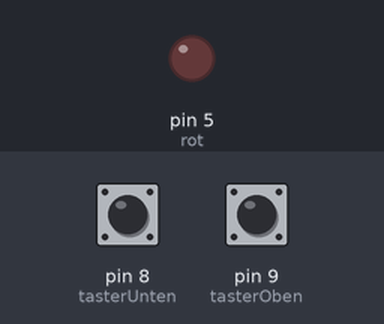
The sketch below on a simulated Arduino Uno, built with avr-gcc and run on an emulated ATmega328P. Shown: output pins drawn as LEDs (lit = HIGH). The inputs (shaded band) are chosen by the test bench; at power-on: pin 9 (tasterOben) HIGH, pin 8 (tasterUnten) HIGH.

Above: at 1.2 s.
1.3 s: pin 9 (tasterOben) pulled LOW for 0.15 s
At 2.5 s:
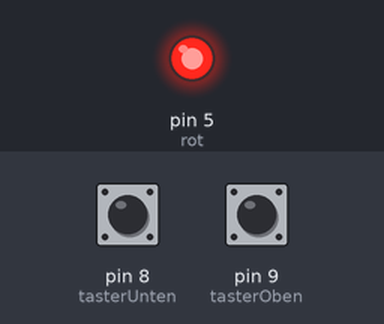
2.9 s: pin 8 (tasterUnten) pulled LOW for 0.15 s
At 3.8 s:
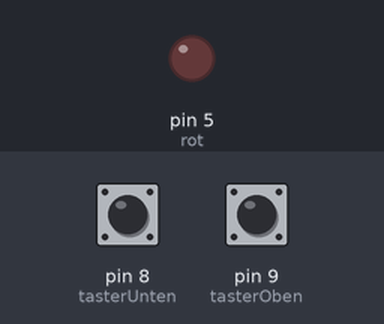
4.5 s: pin 9 (tasterOben) pulled LOW for 1 s
At 5.1 s:
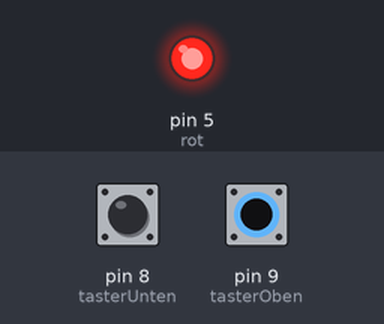
7.0 s: pin 8 (tasterUnten) driven LOW and pin 9 (tasterOben) driven LOW
At 8.2 s:
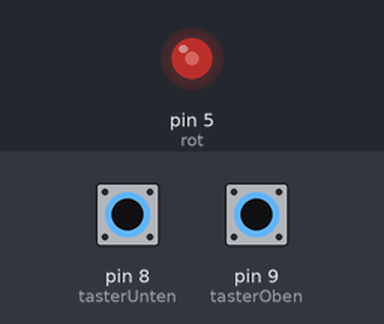
8.5 s: pin 8 (tasterUnten) driven HIGH
At 9.1 s:
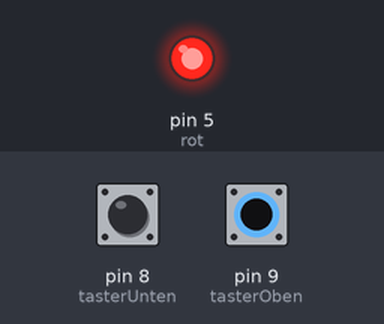
Timing chart, 0 to 11.0 s (numbered marks = the images above; inputs shaded):
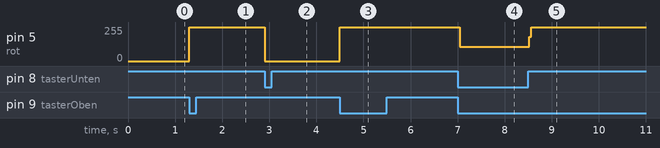

The sketch:

DigitaleEingaenge.ino
```cpp
// PIN definieren
int rot = 5;
int tasterOben = 9;
int tasterUnten = 8;

void setup(){

  // Einstellungen
  pinMode (rot, OUTPUT);
  pinMode (tasterOben, INPUT_PULLUP);
  pinMode (tasterUnten, INPUT_PULLUP);
}

void loop(){

  // Druecke obere Taste Licht an
  if(digitalRead(tasterOben) == LOW){
    digitalWrite(rot, HIGH);
  }

  // Druecke untere Taste Licht aus
  if(digitalRead(tasterUnten) == LOW){
    digitalWrite(rot, LOW);
  }
}
```

Measured:
- after the input at 1.3 s, pin 5 (rot): 0/255 → 255/255 at once
- after the input at 2.9 s, pin 5 (rot): 255/255 → 0/255 at once
- after the input at 4.5 s, pin 5 (rot): 0/255 → 255/255 at once
- after the input at 7.0 s, pin 5 (rot): 255/255 → 108/255 at once
- after the input at 8.5 s, pin 5 (rot): 108/255 → 255/255 at once
